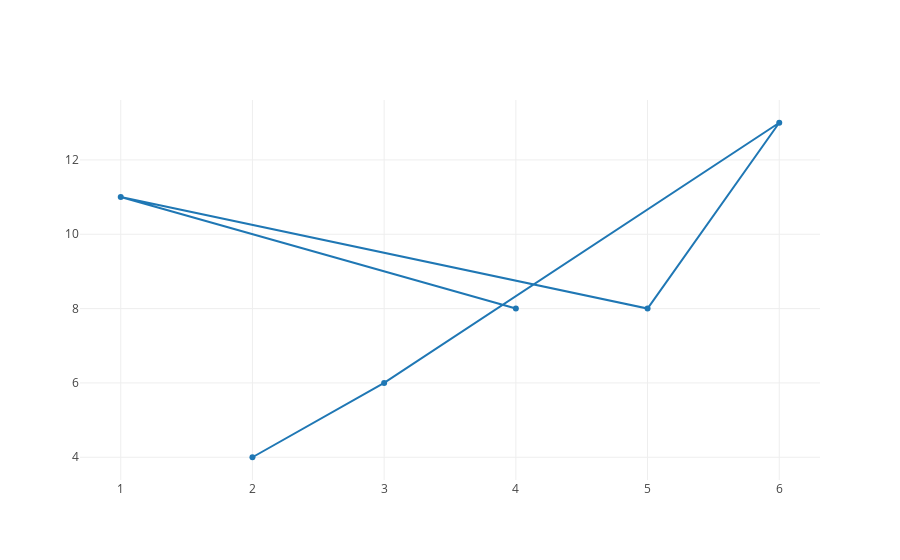

Source (notebook cell):
### Markdown cell above
We bring in the `plotly` library by using the keyword `import` followed by our library name, `plotly`.  We create a new dictionary in python with the `dict` constructor.  Then we pass through **named arguments** to the constructor to create a dictionary with an $x$ key that points to a list of $x$ values.  Similarly, we create a $y$ key with a value of a list of $y$ values. Note that the $x$ values match avenue numbers and the $y$ values match the block numbers.  We display this data by assigning our dictionary to the variable of `trace0`, and passing it through as an argument to the `plotly.offline.iplot` method.

### Code cell
import plotly
plotly.offline.init_notebook_mode(connected=True)
# we repeat these first lines just to keep the code together  

trace0 = dict(x=[4, 1, 5, 6, 3, 2], y=[8, 11, 8, 13, 6, 4])

# All that, and it doesn't even look good :(
plotly.offline.iplot([trace0])

### Figure 1 — Plotly figure (JSON) as saved in the notebook; plotly's stock layout.template omitted (floating-point values rounded to 4 significant figures)
{"data": [{"x": [4, 1, 5, 6, 3, 2], "y": [8, 11, 8, 13, 6, 4]}], "layout": {}}
